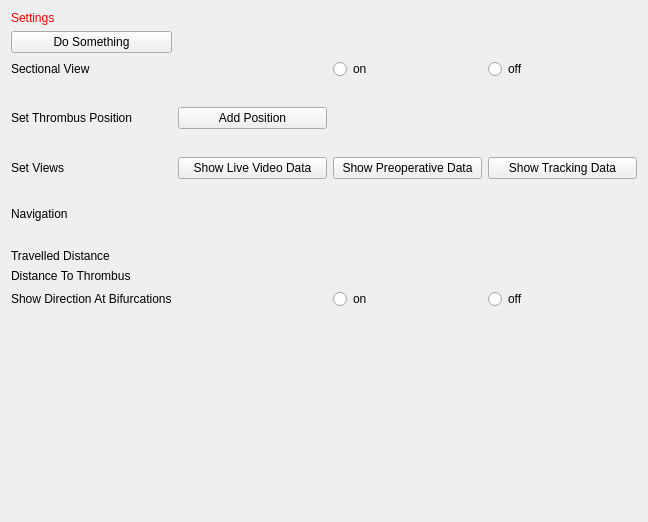
<?xml version="1.0" encoding="UTF-8"?>
<ui version="4.0">
 <class>QmitkThrombusViewControls</class>
 <widget class="QWidget" name="QmitkThrombusViewControls">
  <property name="geometry">
   <rect>
    <x>0</x>
    <y>0</y>
    <width>648</width>
    <height>522</height>
   </rect>
  </property>
  <property name="minimumSize">
   <size>
    <width>0</width>
    <height>0</height>
   </size>
  </property>
  <property name="windowTitle">
   <string>QmitkTemplate</string>
  </property>
  <layout class="QGridLayout" name="gridLayout_2">
   <item row="10" column="2">
    <widget class="QPushButton" name="btnShowPreoperativeData">
     <property name="text">
      <string>Show Preoperative Data</string>
     </property>
    </widget>
   </item>
   <item row="12" column="0">
    <widget class="QLabel" name="labelNavigation">
     <property name="text">
      <string>Navigation</string>
     </property>
    </widget>
   </item>
   <item row="16" column="0">
    <widget class="QLabel" name="labelTravelledDistance">
     <property name="text">
      <string>Travelled Distance</string>
     </property>
    </widget>
   </item>
   <item row="0" column="0">
    <widget class="QLabel" name="labelWarning">
     <property name="palette">
      <palette>
       <active>
        <colorrole role="WindowText">
         <brush brushstyle="SolidPattern">
          <color alpha="255">
           <red>255</red>
           <green>0</green>
           <blue>0</blue>
          </color>
         </brush>
        </colorrole>
        <colorrole role="Text">
         <brush brushstyle="SolidPattern">
          <color alpha="255">
           <red>255</red>
           <green>0</green>
           <blue>0</blue>
          </color>
         </brush>
        </colorrole>
        <colorrole role="ButtonText">
         <brush brushstyle="SolidPattern">
          <color alpha="255">
           <red>255</red>
           <green>0</green>
           <blue>0</blue>
          </color>
         </brush>
        </colorrole>
        <colorrole role="PlaceholderText">
         <brush brushstyle="NoBrush">
          <color alpha="128">
           <red>255</red>
           <green>0</green>
           <blue>0</blue>
          </color>
         </brush>
        </colorrole>
       </active>
       <inactive>
        <colorrole role="WindowText">
         <brush brushstyle="SolidPattern">
          <color alpha="255">
           <red>255</red>
           <green>0</green>
           <blue>0</blue>
          </color>
         </brush>
        </colorrole>
        <colorrole role="Text">
         <brush brushstyle="SolidPattern">
          <color alpha="255">
           <red>255</red>
           <green>0</green>
           <blue>0</blue>
          </color>
         </brush>
        </colorrole>
        <colorrole role="ButtonText">
         <brush brushstyle="SolidPattern">
          <color alpha="255">
           <red>255</red>
           <green>0</green>
           <blue>0</blue>
          </color>
         </brush>
        </colorrole>
        <colorrole role="PlaceholderText">
         <brush brushstyle="NoBrush">
          <color alpha="128">
           <red>255</red>
           <green>0</green>
           <blue>0</blue>
          </color>
         </brush>
        </colorrole>
       </inactive>
       <disabled>
        <colorrole role="WindowText">
         <brush brushstyle="SolidPattern">
          <color alpha="255">
           <red>255</red>
           <green>0</green>
           <blue>0</blue>
          </color>
         </brush>
        </colorrole>
        <colorrole role="Text">
         <brush brushstyle="SolidPattern">
          <color alpha="255">
           <red>255</red>
           <green>0</green>
           <blue>0</blue>
          </color>
         </brush>
        </colorrole>
        <colorrole role="ButtonText">
         <brush brushstyle="SolidPattern">
          <color alpha="255">
           <red>255</red>
           <green>0</green>
           <blue>0</blue>
          </color>
         </brush>
        </colorrole>
        <colorrole role="PlaceholderText">
         <brush brushstyle="NoBrush">
          <color alpha="128">
           <red>255</red>
           <green>0</green>
           <blue>0</blue>
          </color>
         </brush>
        </colorrole>
       </disabled>
      </palette>
     </property>
     <property name="styleSheet">
      <string notr="true">QLabel { color: rgb(255, 0, 0) }</string>
     </property>
     <property name="text">
      <string>Settings</string>
     </property>
    </widget>
   </item>
   <item row="6" column="1">
    <spacer name="verticalSpacer">
     <property name="orientation">
      <enum>Qt::Vertical</enum>
     </property>
     <property name="sizeHint" stdset="0">
      <size>
       <width>20</width>
       <height>40</height>
      </size>
     </property>
    </spacer>
   </item>
   <item row="9" column="0">
    <spacer name="verticalSpacer_2">
     <property name="orientation">
      <enum>Qt::Vertical</enum>
     </property>
     <property name="sizeHint" stdset="0">
      <size>
       <width>20</width>
       <height>40</height>
      </size>
     </property>
    </spacer>
   </item>
   <item row="8" column="0">
    <widget class="QLabel" name="labelThrombusPositionSetting">
     <property name="text">
      <string>Set Thrombus Position</string>
     </property>
    </widget>
   </item>
   <item row="8" column="1">
    <widget class="QPushButton" name="pushButton_4">
     <property name="text">
      <string>Add Position</string>
     </property>
    </widget>
   </item>
   <item row="4" column="3">
    <widget class="QRadioButton" name="radioButton_2">
     <property name="text">
      <string>off</string>
     </property>
    </widget>
   </item>
   <item row="18" column="0">
    <widget class="QLabel" name="labelDirectionBirfurcation">
     <property name="text">
      <string>Show Direction At Bifurcations</string>
     </property>
    </widget>
   </item>
   <item row="18" column="2">
    <widget class="QRadioButton" name="radioButton_3">
     <property name="text">
      <string>on</string>
     </property>
    </widget>
   </item>
   <item row="10" column="0">
    <widget class="QLabel" name="labelViewSetting">
     <property name="text">
      <string>Set Views</string>
     </property>
    </widget>
   </item>
   <item row="11" column="0">
    <spacer name="verticalSpacer_3">
     <property name="orientation">
      <enum>Qt::Vertical</enum>
     </property>
     <property name="sizeHint" stdset="0">
      <size>
       <width>20</width>
       <height>40</height>
      </size>
     </property>
    </spacer>
   </item>
   <item row="18" column="3">
    <widget class="QRadioButton" name="radioButton_4">
     <property name="text">
      <string>off</string>
     </property>
    </widget>
   </item>
   <item row="15" column="0">
    <spacer name="verticalSpacer_4">
     <property name="orientation">
      <enum>Qt::Vertical</enum>
     </property>
     <property name="sizeHint" stdset="0">
      <size>
       <width>20</width>
       <height>40</height>
      </size>
     </property>
    </spacer>
   </item>
   <item row="4" column="0">
    <widget class="QLabel" name="label">
     <property name="text">
      <string>Sectional View</string>
     </property>
    </widget>
   </item>
   <item row="4" column="2">
    <widget class="QRadioButton" name="radioButton">
     <property name="text">
      <string>on</string>
     </property>
    </widget>
   </item>
   <item row="10" column="1">
    <widget class="QPushButton" name="btnShowVideoData">
     <property name="text">
      <string>Show Live Video Data</string>
     </property>
    </widget>
   </item>
   <item row="19" column="2">
    <spacer name="spacer1">
     <property name="orientation">
      <enum>Qt::Vertical</enum>
     </property>
     <property name="sizeType">
      <enum>QSizePolicy::Expanding</enum>
     </property>
     <property name="sizeHint" stdset="0">
      <size>
       <width>20</width>
       <height>220</height>
      </size>
     </property>
    </spacer>
   </item>
   <item row="1" column="0">
    <widget class="QPushButton" name="buttonPerformImageProcessing">
     <property name="toolTip">
      <string>Do image processing</string>
     </property>
     <property name="text">
      <string>Do Something</string>
     </property>
    </widget>
   </item>
   <item row="17" column="0">
    <widget class="QLabel" name="labelDistanceToThrombus">
     <property name="text">
      <string>Distance To Thrombus</string>
     </property>
    </widget>
   </item>
   <item row="10" column="3">
    <widget class="QPushButton" name="btnShowTrackingData">
     <property name="text">
      <string>Show Tracking Data</string>
     </property>
    </widget>
   </item>
  </layout>
 </widget>
 <layoutdefault spacing="6" margin="11"/>
 <resources/>
 <connections/>
</ui>
